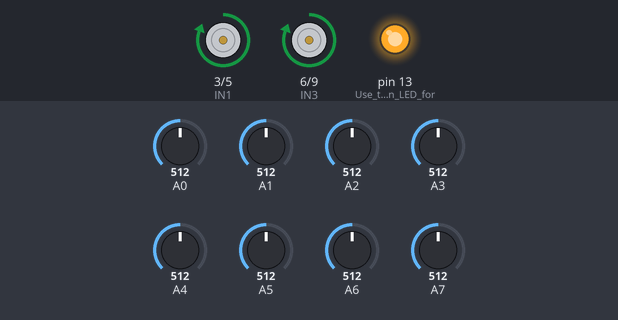
Bench run of a sketch on a simulated Arduino Nano, built with avr-gcc and run on an emulated ATmega328P. On the bench: motor-driver pin pairs drawn as motors (green arrow = first pin HIGH = forward, orange = second pin HIGH = backward, longer = more drive), output pins drawn as LEDs (lit = HIGH). Inputs (shaded band) come from the test bench; at power-on: A2 = 512, A1 = 512, A0 = 512, A6 = 512, A3 = 512, A4 = 512, A5 = 512, A7 = 512. What the sketch prints to the serial monitor is not drawn.

Above: at 12.4 s.
12.5 s: A2 set to 495
At 13.7 s:
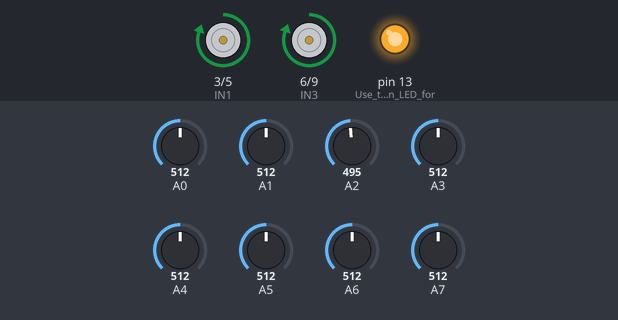
14.0 s: A1 set to 279
At 15.0 s:
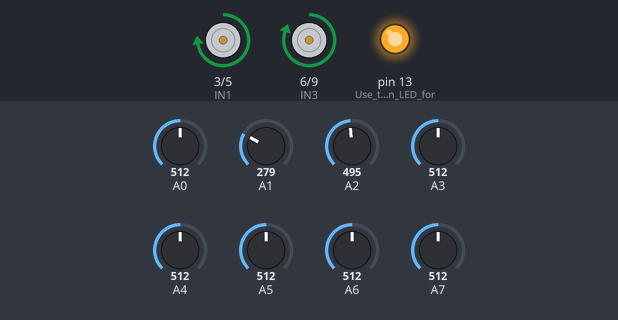
15.5 s: A1 set to 249
At 16.2 s:
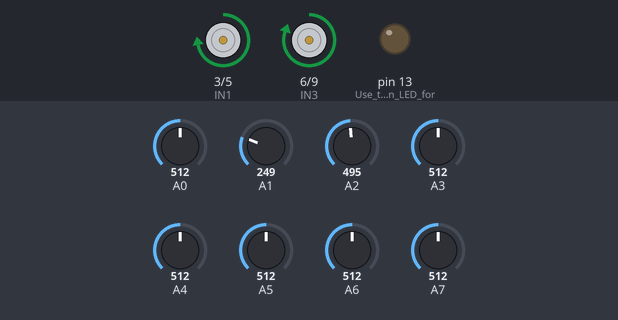
17.0 s: A0 set to 716
At 17.3 s:
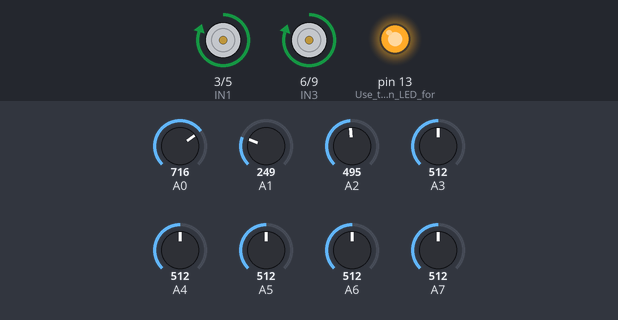
18.5 s: A6 set to 240
At 18.65 s:
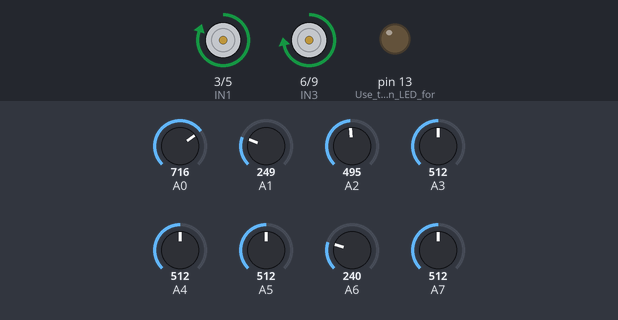
21.5 s: A3 set to 523
At 22.0 s:
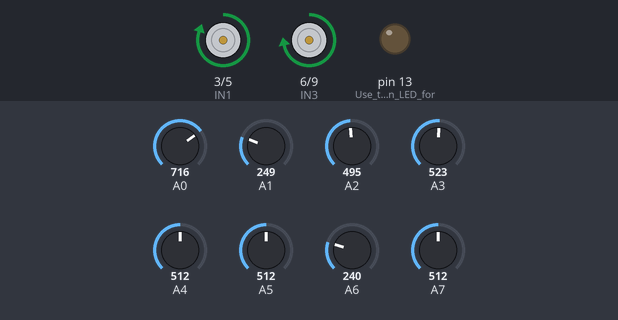
Timing chart, 0 to 24.0 s (numbered marks = the images above; inputs shaded):
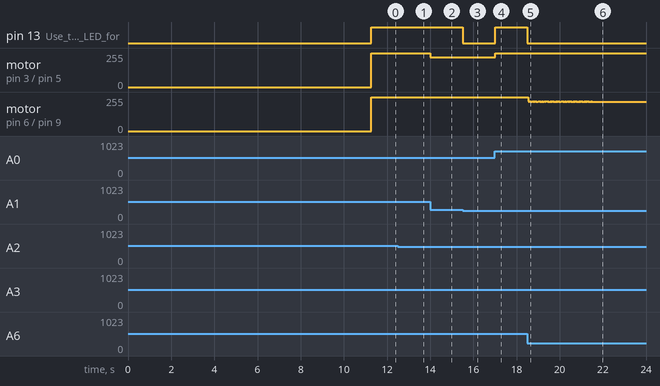

The sketch:

PID_BEST_V1.ino
```cpp
#include <QTRSensors.h>

// QTRSensors
QTRSensors qtr;

// Number of sensors to use
#define IR 8
unsigned short qtrValues[IR];

#define Kp 0.1     // PID constants (adjust as needed)
#define Ki 0.05
#define Kd 0.003
#define rightMaxSpeed 255
#define leftMaxSpeed  255

int SetPoint = (IR - 1) * 500;  // Desired line position

// Motor pins
int IN1 = 3; // Motor A input 1
int IN2 = 5; // Motor A input 2
int IN3 = 6; // Motor B input 1
int IN4 = 9; // Motor B input 2

// PID variables
int lastError = 0;
unsigned long cTime, pTime;
float eTime;
float P_error;
float I_error;
float D_error;
float PID_value;

void setup() {
  Serial.begin(9600);
  qtr.setTypeAnalog();
  qtr.setSensorPins((const uint8_t[]){A0, A1, A2, A3, A4, A5, A6, A7}, IR); // Use analog pins for sensors
  qtr.setEmitterPin(12); // Emitter pin for QTRSensors

  // Calibrate QTR sensors
  Serial.println("Calibrating sensors...");
  for (uint8_t i = 0; i < 250; i++) {
    if (i % 5 == 0) {
      digitalWrite(LED_BUILTIN, !digitalRead(LED_BUILTIN));
    }
    qtr.calibrate();
    delay(20);
  }
  Serial.println("Calibration complete.");

  pinMode(IN1, OUTPUT);
  pinMode(IN2, OUTPUT);
  pinMode(IN3, OUTPUT);
  pinMode(IN4, OUTPUT);

  pinMode(LED_BUILTIN, OUTPUT);  // Use the built-in LED for debugging
  digitalWrite(LED_BUILTIN, LOW);
}

void run_fwd(int valueSA, int valueSB) {
  // Motor A
  analogWrite(IN1, valueSA);
  analogWrite(IN2, 0);
  // Motor B
  analogWrite(IN3, valueSB);
  analogWrite(IN4, 0);
}

void LEDs() {
  if (abs(P_error) < 150) digitalWrite(LED_BUILTIN, HIGH);
  else digitalWrite(LED_BUILTIN, LOW);
}

void Run_robot() {
  int position = qtr.readLineWhite(qtrValues); // Read line position
  P_error = position - SetPoint;
  cTime = millis();
  eTime = (float)(cTime - pTime) / 1000.0;
  I_error = I_error * 2 / 3 + P_error * eTime;
  D_error = (P_error - lastError) / eTime;
  PID_value = Kp * P_error + Ki * I_error + Kd * D_error;

  lastError = P_error;
  pTime = cTime;

  int med_Speed_L = leftMaxSpeed - abs(PID_value);
  int med_Speed_R = rightMaxSpeed - abs(PID_value);
  int leftMotorSpeed = med_Speed_L + PID_value;
  int rightMotorSpeed = med_Speed_R - PID_value;

  leftMotorSpeed = constrain(leftMotorSpeed, 0, leftMaxSpeed);
  rightMotorSpeed = constrain(rightMotorSpeed, 0, rightMaxSpeed);

  run_fwd(leftMotorSpeed, rightMotorSpeed);

  delayMicroseconds(140);
}

void loop() {
  Run_robot();
  LEDs();
}
```

Measured:
- the behaviour switches between 263 and 262 on A1 (found by bisection; images 2 and 3)
- the behaviour switches between 513 and 514 on A3 (found by bisection; images 5 and 6)
- after the input at 12.5 s, motor on pin 3 (IN1) / pin 5 (IN2): forward 255/255 → forward 253/255 at once; motor on pin 6 (IN3) / pin 9 (IN4): forward 255/255 → forward 254/255 at once
- after the input at 14.0 s, motor on pin 3 (IN1) / pin 5 (IN2): forward 253/255 → forward 225/255 at once
- after the input at 15.5 s, pin 13 (Use_the_built-in_LED_for): HIGH → LOW at once; motor on pin 3 (IN1) / pin 5 (IN2): forward 225/255 → forward 223/255 at once
- after the input at 17.0 s, pin 13 (Use_the_built-in_LED_for): LOW → HIGH at once; motor on pin 3 (IN1) / pin 5 (IN2): forward 223/255 → forward 254/255 at once; motor on pin 6 (IN3) / pin 9 (IN4): forward 254/255 → forward 253/255 at once
- after the input at 18.5 s, pin 13 (Use_the_built-in_LED_for): HIGH → LOW at once; motor on pin 6 (IN3) / pin 9 (IN4): alternates forward 223/255 for 0.02 s and forward 221/255 for 0.02 s, starting at once
- after the input at 21.5 s, motor on pin 6 (IN3) / pin 9 (IN4): goes on until 21.5 s, then stays forward 221/255
